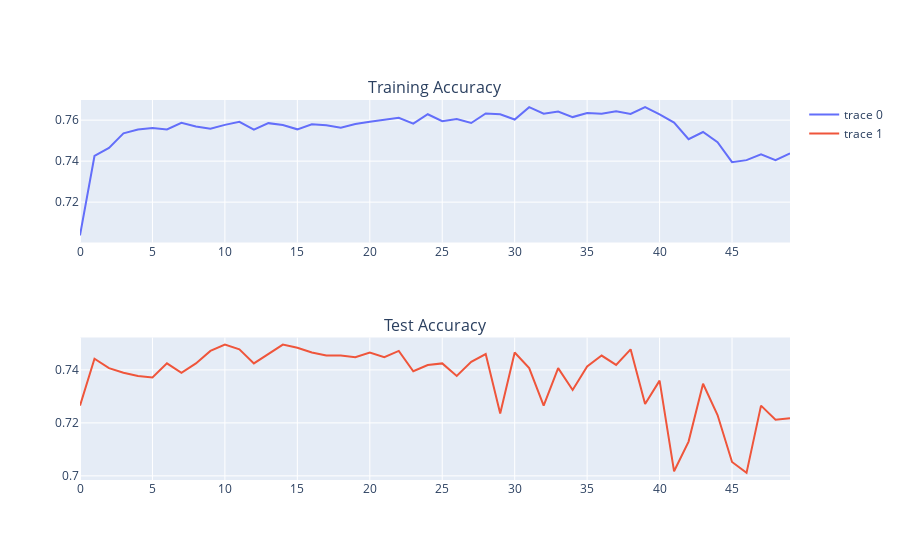
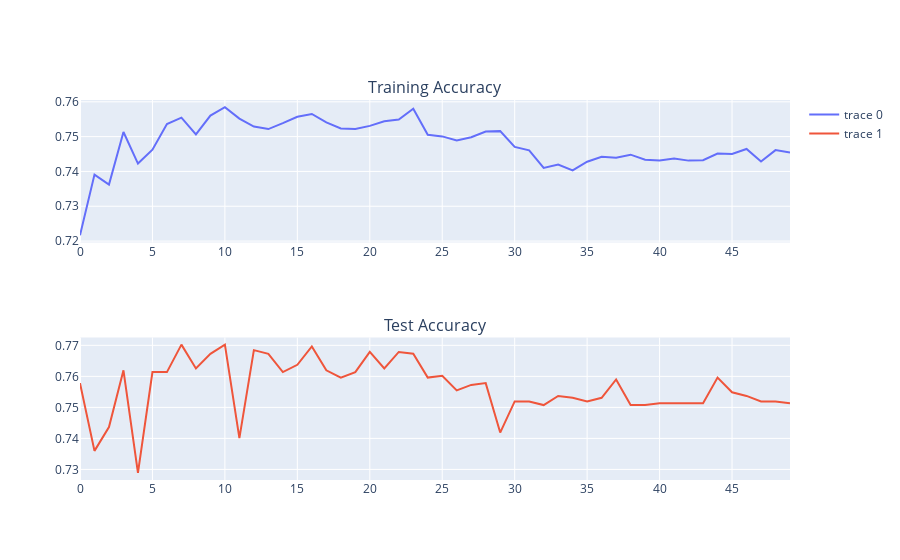
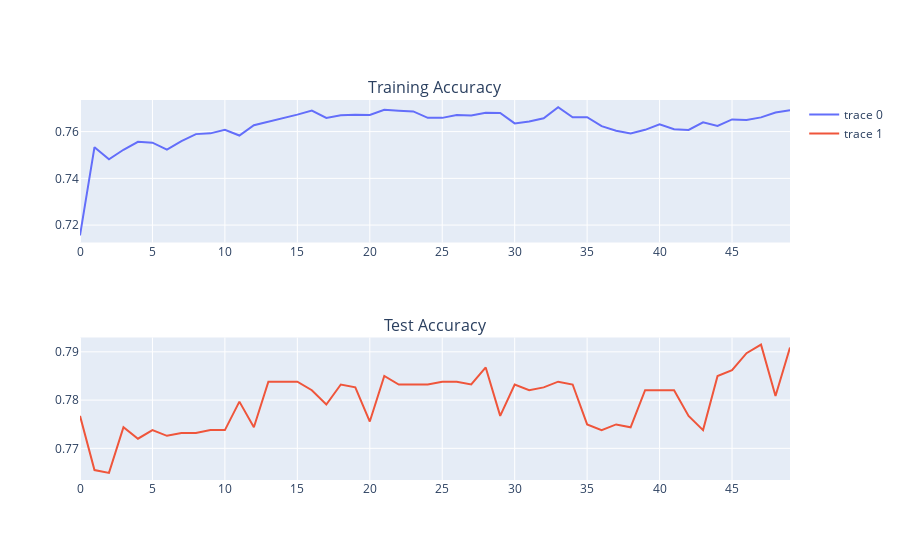
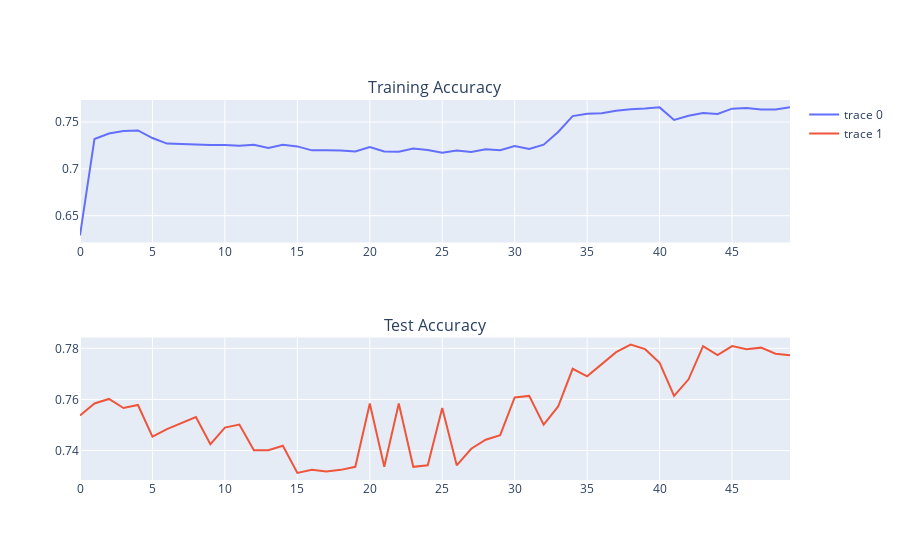

Here is the notebook cell these charts were saved with, in order:
### Code cell
from plotly.subplots import make_subplots
import plotly.graph_objects as go
import matplotlib.pyplot as plt

epochs = 50
validation_accuracy=[]
validation_loss = []
for train, test in kfold.split(inputs, targets):
    lstm_model = tf.keras.Sequential([
        tf.keras.layers.LSTM(32,return_sequences=False),
        tf.keras.layers.Dropout(0.2),
        tf.keras.layers.Dense(16, activation='relu'),
        tf.keras.layers.Dense(1, activation = 'sigmoid')
    ])
    lstm_model.compile(loss='binary_crossentropy', optimizer='adam', metrics=['accuracy'])
    history = lstm_model.fit(inputs[train], np.asarray(targets[train]), epochs = epochs, validation_data=(inputs[test], np.asarray(targets[test])), batch_size=64)
    plt.figure(figsize = (15,8))
    plt.plot(range(epochs), history.history['loss'])
    plt.plot(range(epochs), history.history['val_loss'])
    plt.legend(['training_loss', 'validation_loss'])
    plt.title('Loss')
    fig = make_subplots(
        rows=2, cols=1,
        subplot_titles=("Training Accuracy", "Test Accuracy"))

    fig.add_trace(go.Scatter(x=[*range(epochs)], y=history.history['accuracy']), row=1, col=1)

    fig.add_trace(go.Scatter(x=[*range(epochs)], y=history.history['val_accuracy']), row=2, col=1)

    fig.show()
    train_lstm_results = lstm_model.evaluate(inputs[train], np.asarray(targets[train]), verbose=0, batch_size=256)
    test_lstm_results = lstm_model.evaluate(inputs[test], np.asarray(targets[test]), verbose=0, batch_size=256)
    print(f'Train accuracy: {train_lstm_results[1]*100:0.2f}')
    print(f'Test accuracy: {test_lstm_results[1]*100:0.2f}')

### Figure 1 — Plotly figure (JSON) as saved in the notebook; plotly's stock layout.template omitted (floating-point values rounded to 4 significant figures)
{"data": [{"type": "scatter", "x": [0, 1, 2, 3, 4, 5, 6, 7, 8, 9, 10, 11, 12, 13, 14, 15, 16, 17, 18, 19, 20, 21, 22, 23, 24, 25, 26, 27, 28, 29, 30, 31, 32, 33, 34, 35, 36, 37, 38, 39, 40, 41, 42, 43, 44, 45, 46, 47, 48, 49], "xaxis": "x", "y": [0.7038, 0.7425, 0.7465, 0.7535, 0.7554, 0.7561, 0.7554, 0.7587, 0.7569, 0.7558, 0.7577, 0.7592, 0.7554, 0.7585, 0.7576, 0.7555, 0.7579, 0.7575, 0.7563, 0.7581, 0.7592, 0.76, 0.7612, 0.7583, 0.7629, 0.7595, 0.7606, 0.7586, 0.7633, 0.7629, 0.7603, 0.7663, 0.7631, 0.7642, 0.7615, 0.7635, 0.7631, 0.7643, 0.763, 0.7663, 0.7628, 0.7588, 0.7507, 0.7542, 0.7493, 0.7395, 0.7405, 0.7434, 0.7405, 0.7438], "yaxis": "y"}, {"type": "scatter", "x": [0, 1, 2, 3, 4, 5, 6, 7, 8, 9, 10, 11, 12, 13, 14, 15, 16, 17, 18, 19, 20, 21, 22, 23, 24, 25, 26, 27, 28, 29, 30, 31, 32, 33, 34, 35, 36, 37, 38, 39, 40, 41, 42, 43, 44, 45, 46, 47, 48, 49], "xaxis": "x2", "y": [0.7265, 0.7442, 0.7407, 0.7389, 0.7377, 0.7372, 0.7425, 0.7389, 0.7425, 0.7472, 0.7496, 0.7478, 0.7425, 0.746, 0.7496, 0.7484, 0.7466, 0.7454, 0.7454, 0.7448, 0.7466, 0.7448, 0.7472, 0.7395, 0.7419, 0.7425, 0.7377, 0.7431, 0.746, 0.7236, 0.7466, 0.7407, 0.7265, 0.7407, 0.7324, 0.7413, 0.7454, 0.7419, 0.7478, 0.7271, 0.736, 0.7017, 0.7129, 0.7348, 0.723, 0.7053, 0.7011, 0.7265, 0.7212, 0.7218], "yaxis": "y2"}], "layout": {"annotations": [{"font": {"size": 16}, "showarrow": false, "text": "Training Accuracy", "x": 0.5, "xanchor": "center", "xref": "paper", "y": 1, "yanchor": "bottom", "yref": "paper"}, {"font": {"size": 16}, "showarrow": false, "text": "Test Accuracy", "x": 0.5, "xanchor": "center", "xref": "paper", "y": 0.375, "yanchor": "bottom", "yref": "paper"}], "xaxis": {"anchor": "y", "domain": [0, 1]}, "xaxis2": {"anchor": "y2", "domain": [0, 1]}, "yaxis": {"anchor": "x", "domain": [0.625, 1]}, "yaxis2": {"anchor": "x2", "domain": [0, 0.375]}}}

### Figure 2 — Plotly figure (JSON) as saved in the notebook; plotly's stock layout.template omitted (floating-point values rounded to 4 significant figures)
{"data": [{"type": "scatter", "x": [0, 1, 2, 3, 4, 5, 6, 7, 8, 9, 10, 11, 12, 13, 14, 15, 16, 17, 18, 19, 20, 21, 22, 23, 24, 25, 26, 27, 28, 29, 30, 31, 32, 33, 34, 35, 36, 37, 38, 39, 40, 41, 42, 43, 44, 45, 46, 47, 48, 49], "xaxis": "x", "y": [0.7216, 0.7391, 0.7362, 0.7513, 0.7423, 0.7463, 0.7536, 0.7554, 0.7507, 0.756, 0.7585, 0.7552, 0.7529, 0.7522, 0.7539, 0.7557, 0.7565, 0.7541, 0.7524, 0.7522, 0.7531, 0.7544, 0.7549, 0.758, 0.7505, 0.7501, 0.7489, 0.7498, 0.7514, 0.7516, 0.747, 0.7461, 0.741, 0.742, 0.7403, 0.7428, 0.7442, 0.744, 0.7448, 0.7434, 0.7432, 0.7437, 0.7431, 0.7432, 0.7451, 0.745, 0.7465, 0.7428, 0.7461, 0.7455], "yaxis": "y"}, {"type": "scatter", "x": [0, 1, 2, 3, 4, 5, 6, 7, 8, 9, 10, 11, 12, 13, 14, 15, 16, 17, 18, 19, 20, 21, 22, 23, 24, 25, 26, 27, 28, 29, 30, 31, 32, 33, 34, 35, 36, 37, 38, 39, 40, 41, 42, 43, 44, 45, 46, 47, 48, 49], "xaxis": "x2", "y": [0.7578, 0.736, 0.7437, 0.762, 0.7289, 0.7614, 0.7614, 0.7702, 0.7626, 0.7673, 0.7702, 0.7401, 0.7685, 0.7673, 0.7614, 0.7637, 0.7696, 0.762, 0.7596, 0.7614, 0.7679, 0.7626, 0.7679, 0.7673, 0.7596, 0.7602, 0.7555, 0.7572, 0.7578, 0.7419, 0.7519, 0.7519, 0.7507, 0.7537, 0.7531, 0.7519, 0.7531, 0.759, 0.7507, 0.7507, 0.7513, 0.7513, 0.7513, 0.7513, 0.7596, 0.7549, 0.7537, 0.7519, 0.7519, 0.7513], "yaxis": "y2"}], "layout": {"annotations": [{"font": {"size": 16}, "showarrow": false, "text": "Training Accuracy", "x": 0.5, "xanchor": "center", "xref": "paper", "y": 1, "yanchor": "bottom", "yref": "paper"}, {"font": {"size": 16}, "showarrow": false, "text": "Test Accuracy", "x": 0.5, "xanchor": "center", "xref": "paper", "y": 0.375, "yanchor": "bottom", "yref": "paper"}], "xaxis": {"anchor": "y", "domain": [0, 1]}, "xaxis2": {"anchor": "y2", "domain": [0, 1]}, "yaxis": {"anchor": "x", "domain": [0.625, 1]}, "yaxis2": {"anchor": "x2", "domain": [0, 0.375]}}}

### Figure 3 — Plotly figure (JSON) as saved in the notebook; plotly's stock layout.template omitted (floating-point values rounded to 4 significant figures)
{"data": [{"type": "scatter", "x": [0, 1, 2, 3, 4, 5, 6, 7, 8, 9, 10, 11, 12, 13, 14, 15, 16, 17, 18, 19, 20, 21, 22, 23, 24, 25, 26, 27, 28, 29, 30, 31, 32, 33, 34, 35, 36, 37, 38, 39, 40, 41, 42, 43, 44, 45, 46, 47, 48, 49], "xaxis": "x", "y": [0.7156, 0.7533, 0.7482, 0.7522, 0.7556, 0.7553, 0.7523, 0.7559, 0.7589, 0.7593, 0.7608, 0.7583, 0.7627, 0.7642, 0.7658, 0.7673, 0.769, 0.7659, 0.767, 0.7673, 0.7671, 0.7694, 0.769, 0.7686, 0.7659, 0.7659, 0.7671, 0.7669, 0.7681, 0.768, 0.7635, 0.7644, 0.7657, 0.7705, 0.7662, 0.7662, 0.7623, 0.7604, 0.7593, 0.7608, 0.7631, 0.761, 0.7607, 0.764, 0.7624, 0.7652, 0.765, 0.7661, 0.7682, 0.7691], "yaxis": "y"}, {"type": "scatter", "x": [0, 1, 2, 3, 4, 5, 6, 7, 8, 9, 10, 11, 12, 13, 14, 15, 16, 17, 18, 19, 20, 21, 22, 23, 24, 25, 26, 27, 28, 29, 30, 31, 32, 33, 34, 35, 36, 37, 38, 39, 40, 41, 42, 43, 44, 45, 46, 47, 48, 49], "xaxis": "x2", "y": [0.7767, 0.7655, 0.7649, 0.7744, 0.772, 0.7738, 0.7726, 0.7732, 0.7732, 0.7738, 0.7738, 0.7797, 0.7744, 0.7838, 0.7838, 0.7838, 0.782, 0.7791, 0.7832, 0.7826, 0.7755, 0.785, 0.7832, 0.7832, 0.7832, 0.7838, 0.7838, 0.7832, 0.7868, 0.7767, 0.7832, 0.782, 0.7826, 0.7838, 0.7832, 0.775, 0.7738, 0.775, 0.7744, 0.782, 0.782, 0.782, 0.7767, 0.7738, 0.785, 0.7862, 0.7897, 0.7915, 0.7809, 0.7909], "yaxis": "y2"}], "layout": {"annotations": [{"font": {"size": 16}, "showarrow": false, "text": "Training Accuracy", "x": 0.5, "xanchor": "center", "xref": "paper", "y": 1, "yanchor": "bottom", "yref": "paper"}, {"font": {"size": 16}, "showarrow": false, "text": "Test Accuracy", "x": 0.5, "xanchor": "center", "xref": "paper", "y": 0.375, "yanchor": "bottom", "yref": "paper"}], "xaxis": {"anchor": "y", "domain": [0, 1]}, "xaxis2": {"anchor": "y2", "domain": [0, 1]}, "yaxis": {"anchor": "x", "domain": [0.625, 1]}, "yaxis2": {"anchor": "x2", "domain": [0, 0.375]}}}

### Figure 4 — Plotly figure (JSON) as saved in the notebook; plotly's stock layout.template omitted (floating-point values rounded to 4 significant figures)
{"data": [{"type": "scatter", "x": [0, 1, 2, 3, 4, 5, 6, 7, 8, 9, 10, 11, 12, 13, 14, 15, 16, 17, 18, 19, 20, 21, 22, 23, 24, 25, 26, 27, 28, 29, 30, 31, 32, 33, 34, 35, 36, 37, 38, 39, 40, 41, 42, 43, 44, 45, 46, 47, 48, 49], "xaxis": "x", "y": [0.629, 0.7319, 0.7378, 0.7403, 0.7411, 0.7329, 0.727, 0.7262, 0.7261, 0.7254, 0.7255, 0.7247, 0.7256, 0.7224, 0.7256, 0.724, 0.7198, 0.7199, 0.7197, 0.7186, 0.7233, 0.7187, 0.7184, 0.7218, 0.7203, 0.7172, 0.7197, 0.718, 0.7209, 0.7199, 0.7245, 0.7214, 0.7259, 0.7394, 0.7564, 0.7589, 0.7595, 0.7621, 0.7638, 0.7644, 0.7657, 0.7523, 0.7568, 0.7597, 0.7587, 0.7643, 0.7649, 0.7635, 0.7633, 0.766], "yaxis": "y"}, {"type": "scatter", "x": [0, 1, 2, 3, 4, 5, 6, 7, 8, 9, 10, 11, 12, 13, 14, 15, 16, 17, 18, 19, 20, 21, 22, 23, 24, 25, 26, 27, 28, 29, 30, 31, 32, 33, 34, 35, 36, 37, 38, 39, 40, 41, 42, 43, 44, 45, 46, 47, 48, 49], "xaxis": "x2", "y": [0.7537, 0.7584, 0.7602, 0.7566, 0.7578, 0.7454, 0.7484, 0.7507, 0.7531, 0.7425, 0.749, 0.7501, 0.7401, 0.7401, 0.7419, 0.7312, 0.7324, 0.7318, 0.7324, 0.7336, 0.7584, 0.7336, 0.7584, 0.7336, 0.7342, 0.7566, 0.7342, 0.7407, 0.7442, 0.746, 0.7608, 0.7614, 0.7501, 0.7572, 0.772, 0.769, 0.7738, 0.7785, 0.7815, 0.7797, 0.7744, 0.7614, 0.7679, 0.7809, 0.7773, 0.7809, 0.7797, 0.7803, 0.7779, 0.7773], "yaxis": "y2"}], "layout": {"annotations": [{"font": {"size": 16}, "showarrow": false, "text": "Training Accuracy", "x": 0.5, "xanchor": "center", "xref": "paper", "y": 1, "yanchor": "bottom", "yref": "paper"}, {"font": {"size": 16}, "showarrow": false, "text": "Test Accuracy", "x": 0.5, "xanchor": "center", "xref": "paper", "y": 0.375, "yanchor": "bottom", "yref": "paper"}], "xaxis": {"anchor": "y", "domain": [0, 1]}, "xaxis2": {"anchor": "y2", "domain": [0, 1]}, "yaxis": {"anchor": "x", "domain": [0.625, 1]}, "yaxis2": {"anchor": "x2", "domain": [0, 0.375]}}}
